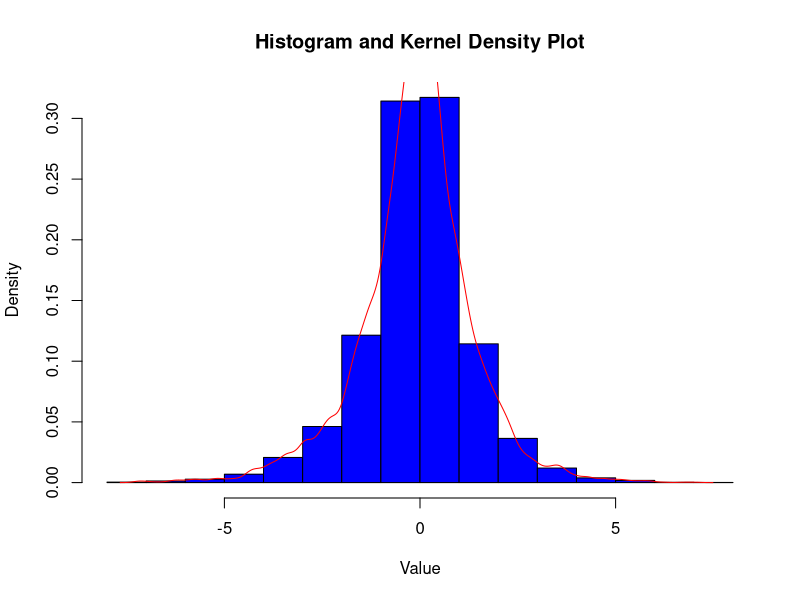
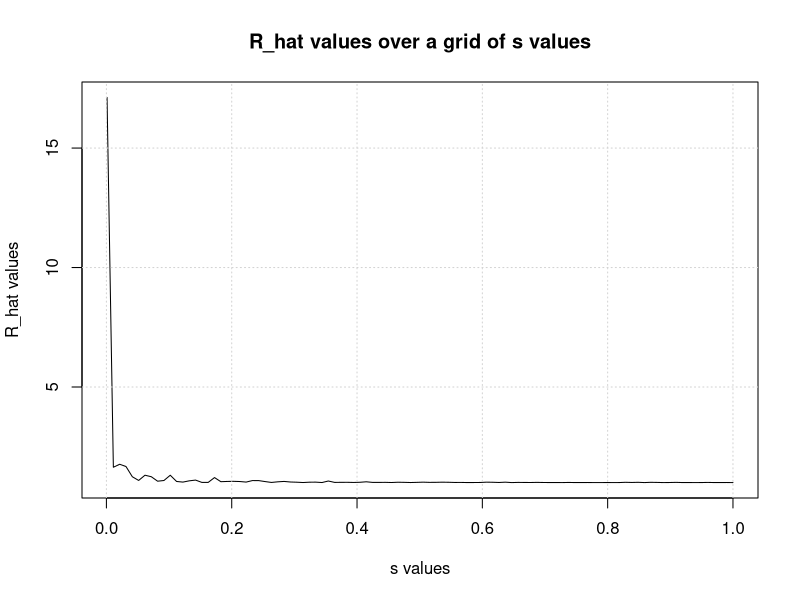

Write the R code that produced these figures, in order.
## ---- chunk 1
probabilityDensityFunction <- function(x) {
  return(0.5 * exp(-abs(x)))
}

RandomWalkMetropolis <- function(N, S, pdf_function=probabilityDensityFunction) {
  cat("N:", N, "\n")
  cat("S:", S, "\n")

  generatedSamples <- numeric(N)
  
  if (N > 0 && S > 0) {
    generatedSamples[1] <- as.numeric(runif(1))  # Ensure numeric type
    
    for (i in 2:N) {
      X_star <- rnorm(1, mean=generatedSamples[i-1], sd=S)
      random_Number <- runif(1)
      log_Ratio <- log(pdf_function(X_star)) - log(pdf_function(generatedSamples[i-1]))
      
      if (log(random_Number) < log_Ratio) {
        generatedSamples[i] <- X_star
      } else {
        generatedSamples[i] <- generatedSamples[i-1]
      }
    }
    print(generatedSamples)
    return(as.numeric(generatedSamples))
  } else {
    print("Invalid input parameters")
  }
  
  return(NULL)
}

test <- RandomWalkMetropolis(10000, 1.0)

hist(test, col="blue", main="Histogram and Kernel Density Plot", xlab="Value", freq=FALSE)
lines(density(test), col="red")

sample_mean <- mean(test)
sample_std <- sd(test)

print(paste("Sample mean =", sample_mean))
print(paste("Standard deviation =", sample_std))

generateChains <- function(num_chains, N, S) {
  chains <- list()
  
  for (i in 1:num_chains) {
    chain <- RandomWalkMetropolis(N, S)
    
    if (!is.null(chain)) {
      chains[[i]] <- chain
    }
  }
  
  return(chains)
}

calculate_R_hat <- function(chains) {
  M_j <- sapply(chains, mean)
  M <- mean(M_j)
  V_j <- sapply(chains, function(x) mean((x - mean(x)) ^ 2))
  W <- mean(V_j)
  B <- mean((M_j - M) ^ 2)
  R_hat <- sqrt((B + W) / W)
  
  return(R_hat)
}

test2 <- generateChains(2, 3, 1.0)
print(test2)
score <- calculate_R_hat(test2)
print(score)

final_test <- generateChains(4, 2000, 0.001)
print(final_test)
final_score <- calculate_R_hat(final_test)
print(final_score)

N <- 2000
J <- 4
s_values <- seq(0.001, 1, length.out=100)
R_hat_values <- numeric(length(s_values))

for (i in 1:length(s_values)) {
  chains <- generateChains(J, N, s_values[i])
  R_hat_values[i] <- calculate_R_hat(chains)
}

plot(s_values, R_hat_values, type="l", xlab="s values", ylab="R_hat values", main="R_hat values over a grid of s values")
grid()



